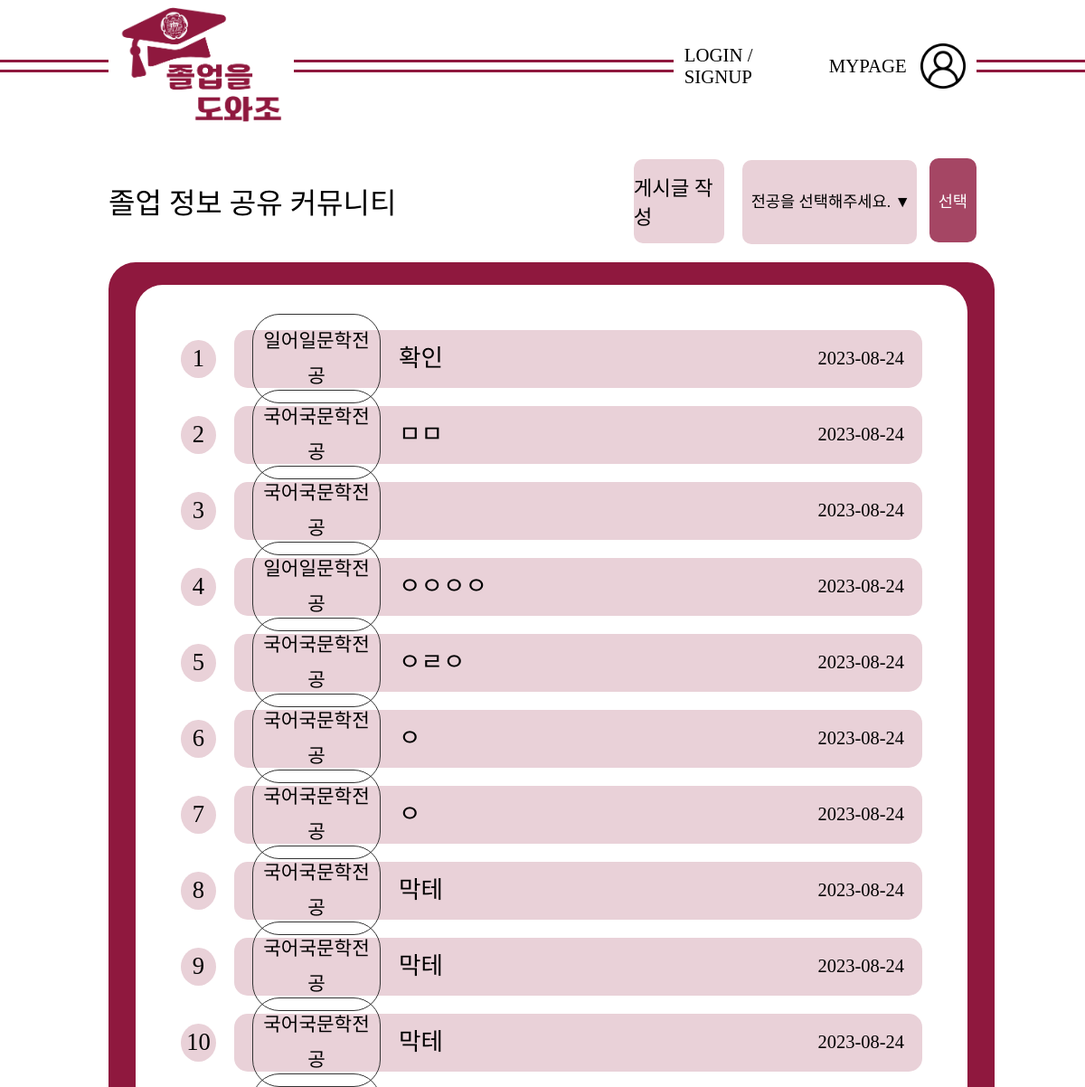
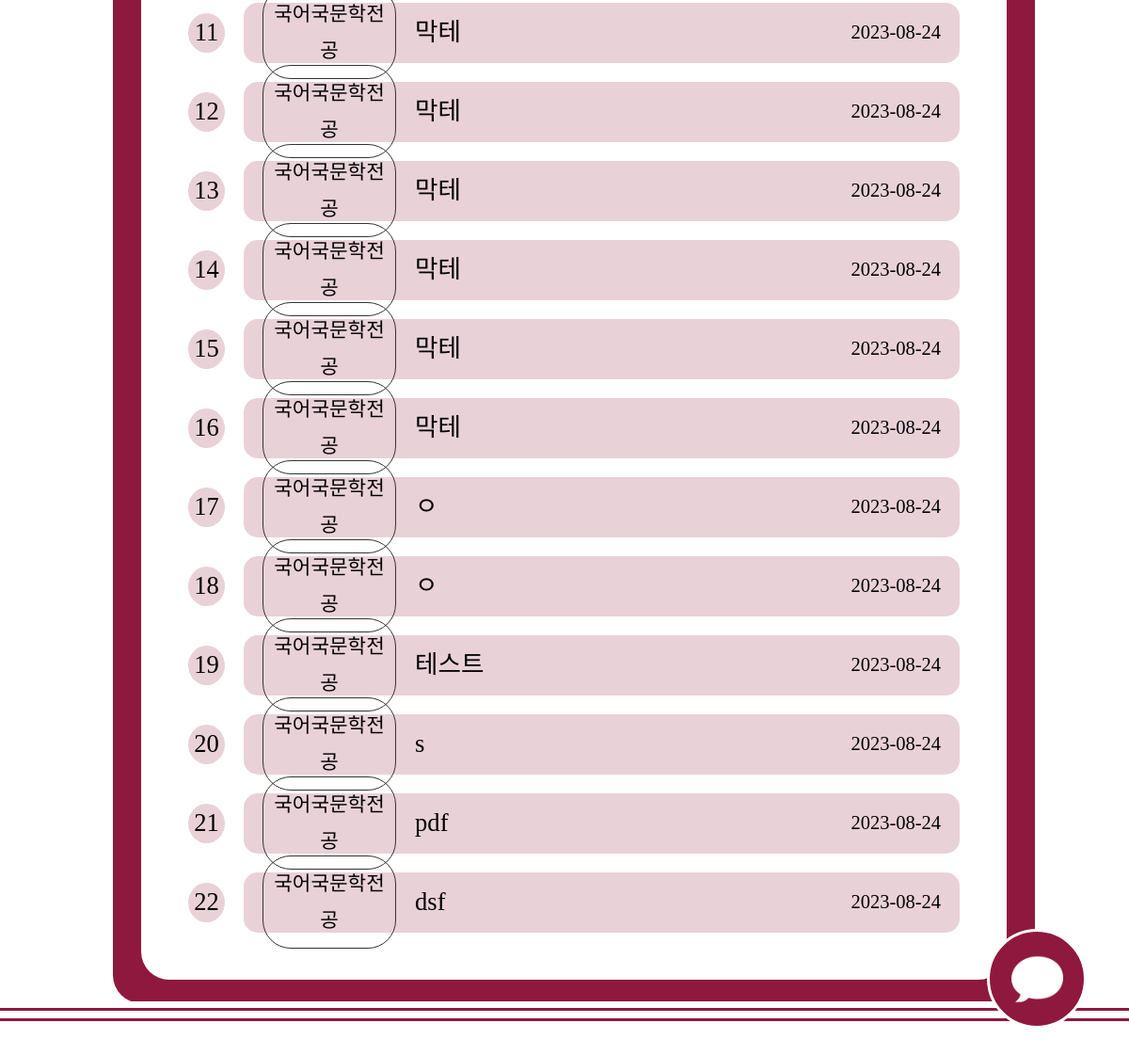
The page /share_info/ on the database its author committed (2 pictures, top to bottom).
### share_info/models.py (models this page shows, shortened)
class Info(models.Model):
    title = models.CharField(max_length=100)
    content = models.CharField(max_length=500)
    author = models.CharField(max_length=100)
    pub_date = models.DateTimeField(auto_now=True)
    major = models.CharField(max_length=100)  # 전공 필드 추가

### share_info/views.py (the view)
# urls.py: path('', views.index, name='index'),
def index(request):
    all_infos = Info.objects.all().order_by("-pub_date")
    return render(request, 'share_info/shareinfo.html', {'title': 'info List', 'info_list': all_infos})

### share_info/templates/share_info/shareinfo.html (shortened to what this page needs)
<!DOCTYPE html>
<html lang="kor">
  <head>
    {% load static %}
    <link rel="stylesheet" href="{% static 'css/community.css' %}" />
  </head>
  <body>
    <div class="container">
      <header class="hd">
        <div class="left-line">
          <hr />
          <hr />
        </div>
        <div class="logo">
          <a href="/">
            <img src="{% static 'image/logo.png' %}" alt="로고" />
          </a>
        </div>
        <div class="center-line">
          <hr />
          <hr />
        </div>
        <div class="user">
          <div class="login-username">
            <div class="login">
              <a href="#">
                <p>LOGIN / SIGNUP</p>
              </a>
            </div>
          </div>
          <a href="#">
            <div class="profile">
              <p>MYPAGE</p>
              <img src="{% static 'image/user.png' %}" alt="프로필" /></div
          ></a>
        </div>
        <div class="right-line">
          <hr />
          <hr />
        </div>
      </header>
      <section class="sec">
        <div class="content">
          <div class="dept">
            <div class="univ">
              <p>졸업 정보 공유 커뮤니티</p>
            </div>
            <div class="select-dept">
              <a href="{% url 'share_info:write_info' %}">
                <div class="write-btn">
                  <p>게시글 작성</p>
                </div>
              </a>
              <div class="choose">
                <form action="#" method="POST">
                  <select name="major" id="input-dropdown">
                    <option selected disabled value="">전공을 선택해주세요. ▼</option>
                  </select>
                  <input type="submit" value="선택" id="choose-btn" />
                </form>
              </div>
            </div>
          </div>
          <div class="box">
            <div class="contentbox">
              {% if info_list %} {% for info in info_list %}
              <a href="{% url 'share_info:detail' info.id %}">
                <div class="post">
                  <div class="post-num">
                    <p>{{ forloop.counter }}</p>
                  </div>
                  <div class="post-text">
                    <div class="post-title">
                      <div class="post-dept">
                        <p>{{ info.major }}</p>
                      </div>
                      <p>{{ info.title }}</p>
                    </div>
                    <div class="post-date">{{ info.pub_date|date:'Y-m-d' }}</div>
                  </div>
                </div>
              </a>
              {% endfor %}
              {% else %}
              <div class="post-text">
                <p>작성된 게시글이 없습니다.</p>
              </div>
              {% endif %}
            </div>
          </div>
        </div>
      </section>
      <footer class="ft">
        <hr />
        <hr />
      </footer>
      <navigation class="nav">
        <a href="#">
          <div class="chat-button">
            <img src="{% static 'image/speech-bubble.png' %}" alt="챗봇" /></div
        ></a>
      </navigation>
    </div>
  </body>
</html>

### static/css/community.css (style rules this page uses)
img { width: auto; height: 100%; }
body { margin: 0; font-family: "Pretendard-Regular"; overflow-x: hidden; }
.container { position: relative; height: 100%; margin: 0 auto; }
a:link, a:visited { text-decoration: none; color: black; }
p { margin: 0; font-size: 1.3em; }
.hd { display: flex; justify-content: space-between; align-items: center; width: 100vw; height: 145px; position: fixed; top: 0; }
.left-line, .right-line { width: 10%; }
.center-line { width: 35%; }
hr { border: none; border-bottom: solid 3px #8f183e; }
.logo img { width: 180px; }
.user { display: flex; justify-content: space-between; align-items: center; }
.login { width: 10vw; display: flex; justify-content: right; }
.login-username { margin-right: 40px; }
.profile { display: flex; justify-content: center; align-items: center; }
.profile img { margin-left: 15px; width: 50px; }
.ft { width: 100vw; position: fixed; bottom: 30px; margin-top: 20px; }
.sec { height: calc(100vh - 145px - 58.8px); margin-top: 145px; overflow-y: scroll; display: flex; flex-direction: column; align-items: center; }
.content { width: 80%; }
.box { width: 100%; height: auto; background-color: #8f183e; border-radius: 30px; font-size: 1.6em; color: white; text-align: center; margin-top: 20px; padding: 10px; }
.nav { position: fixed; bottom: 30px; right: 45px; width: 100px; height: 100px; background-color: #8f183e; border: solid 3px white; border-radius: 100%; display: flex; justify-content: center; align-items: center; }
.chat-button { display: flex; justify-content: center; align-items: center; }
.chat-button img { width: 55%; }
.dept { margin-top: 30px; display: flex; justify-content: space-between; align-items: center; }
.dept p { font-size: 2em; }
.select-dept p { font-size: 1.4em; }
#input-dropdown { height: 4vh; margin: 0; outline: 0; border: none; background-color: #e9d1d8; padding: 6px; border-radius: 10px; font-family: "Pretendard-Regular"; font-size: 1.1em; padding-left: 10px; }
.select-dept a { width: 10vw; }
.write-btn { height: 4vh; background-color: #e9d1d8; border-radius: 10px; font-size: 1em; display: flex; justify-content: center; align-items: center; margin-right: 20px; }
#choose-btn { color: white; margin-left: 10px; height: 4vh; background-color: #8f183e; opacity: 80%; border-radius: 10px; text-align: center; border: none; padding: 0 10px; font-size: 1.1em; font-family: "Pretendard-Regular"; }
.select-dept { display: flex; align-items: center; }
select { -webkit-appearance: none; -moz-appearance: none; appearance: none; }
.contentbox { height: auto; min-height: 55vh; background-color: white; border-radius: 30px; font-family: Pretendard-Regular; color: black; text-align: left; line-height: 1.5em; margin: 15px 20px; padding: 50px; padding-bottom: 30px; }
.post { display: flex; justify-content: space-between; align-items: center; margin-bottom: 20px; font-size: 0.8em; }
.post-num { width: 3.5vw; height: 3.5vw; background-color: #e9d1d8; border-radius: 100%; margin-right: 20px; display: flex; justify-content: center; align-items: center; }
.post-text { width: calc(100% - 2vw - 20px); height: 2vw; display: flex; justify-content: space-between; align-items: center; padding: 20px; background-color: #e9d1d8; border-radius: 15px; }
.post-title { display: flex; align-items: center; }
.post-dept { margin-right: 20px; border: solid 1px #333333; border-radius: 30px; font-size: 0.8em; padding: 10px; width: 10vw; text-align: center; }

### rows shown on the page
Info: major "일어일문학전공", title "확인", pub_date "2023-08-24"
Info: major "국어국문학전공", title "ㅁㅁ", pub_date "2023-08-24"
Info: major "국어국문학전공", pub_date "2023-08-24"
Info: major "일어일문학전공", title "ㅇㅇㅇㅇ", pub_date "2023-08-24"
Info: major "국어국문학전공", title "ㅇㄹㅇ", pub_date "2023-08-24"
Info: major "국어국문학전공", title "ㅇ", pub_date "2023-08-24"
Info: major "국어국문학전공", title "ㅇ", pub_date "2023-08-24"
Info: major "국어국문학전공", title "막테", pub_date "2023-08-24"
Info: major "국어국문학전공", title "막테", pub_date "2023-08-24"
Info: major "국어국문학전공", title "막테", pub_date "2023-08-24"
Info: major "국어국문학전공", title "막테", pub_date "2023-08-24"
Info: major "국어국문학전공", title "막테", pub_date "2023-08-24"
Info: major "국어국문학전공", title "막테", pub_date "2023-08-24"
Info: major "국어국문학전공", title "막테", pub_date "2023-08-24"
Info: major "국어국문학전공", title "막테", pub_date "2023-08-24"
Info: major "국어국문학전공", title "막테", pub_date "2023-08-24"
Info: major "국어국문학전공", title "ㅇ", pub_date "2023-08-24"
Info: major "국어국문학전공", title "ㅇ", pub_date "2023-08-24"
Info: major "국어국문학전공", title "테스트", pub_date "2023-08-24"
Info: major "국어국문학전공", title "s", pub_date "2023-08-24"
Info: major "국어국문학전공", title "pdf", pub_date "2023-08-24"
Info: major "국어국문학전공", title "dsf", pub_date "2023-08-24"
